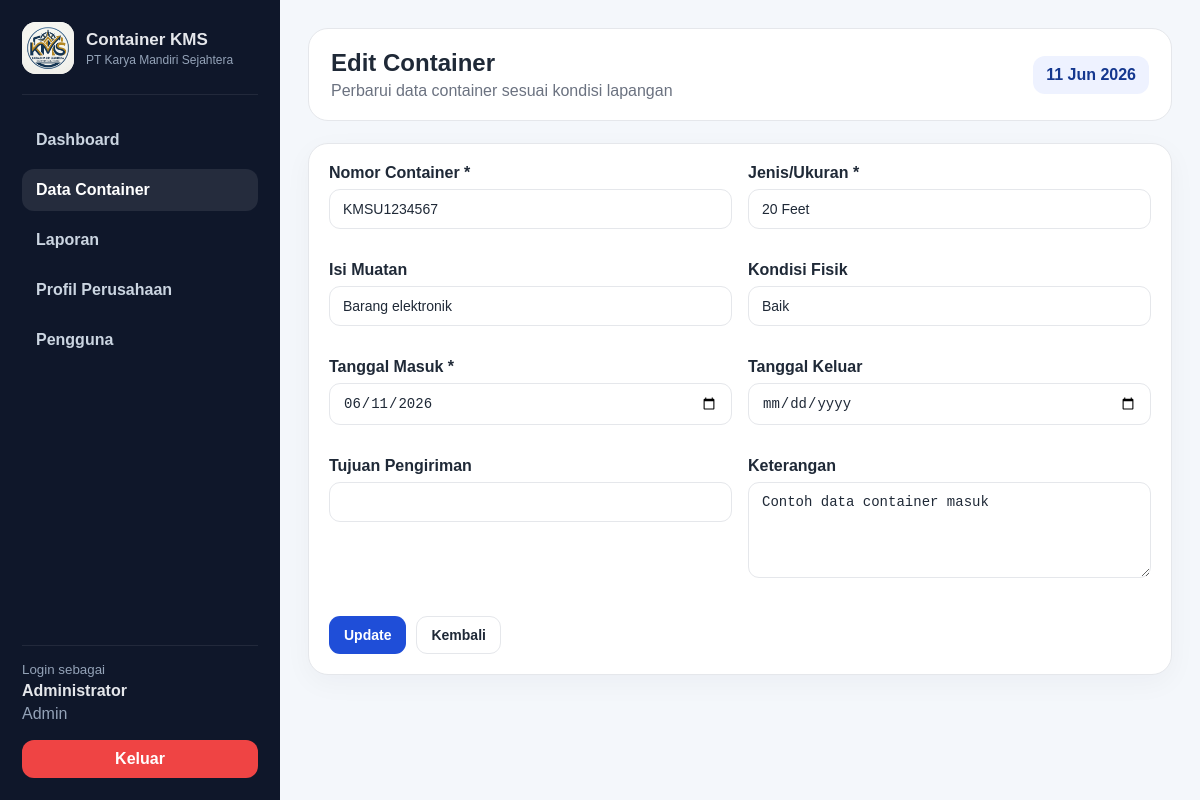
The page /containers/edit.php?id=1 (signed in) on the database its author committed.
### tables this page shows
CREATE TABLE containers (
    id INT AUTO_INCREMENT PRIMARY KEY,
    nomor_container VARCHAR(30) NOT NULL UNIQUE,
    jenis_ukuran VARCHAR(50) NOT NULL,
    isi_muatan VARCHAR(150) NULL,
    kondisi_fisik VARCHAR(100) NULL,
    tanggal_masuk DATE NOT NULL,
    tanggal_keluar DATE NULL,
    tujuan_pengiriman VARCHAR(150) NULL,
    status ENUM('di_gudang','keluar') NOT NULL DEFAULT 'di_gudang',
    keterangan TEXT NULL,
    created_by INT NULL,
    created_at DATETIME NULL,
    updated_at DATETIME NULL,
    CONSTRAINT fk_containers_user FOREIGN KEY (created_by) REFERENCES users(id) ON DELETE SET NULL
);

### includes/functions.php (called while the page is built, shortened)
<?php
function e($value): string
{
    return htmlspecialchars((string) $value, ENT_QUOTES, 'UTF-8');
}

### config/app.php (called while the page is built, shortened)
<?php
function url(string $path = ''): string
{
    $base = rtrim(BASE_URL, '/');
    $path = ltrim($path, '/');
    return ($base === '' ? '' : $base) . '/' . $path;
}

### containers/edit.php (the view, shortened to what this page needs)
<?php
require_once __DIR__ . '/../includes/auth.php';
$id = (int) ($_GET['id'] ?? 0);
$stmt = $pdo->prepare('SELECT * FROM containers WHERE id = ?');
$stmt->execute([$id]);
$c = $stmt->fetch();
require_once __DIR__ . '/../includes/header.php';
?>
<div class="card">
<form method="post">
    <div class="form-grid">
        <div class="form-group"><label>Nomor Container *</label><input class="form-control" name="nomor_container" required value="<?= e($c['nomor_container']) ?>"></div>
        <div class="form-group"><label>Jenis/Ukuran *</label><input class="form-control" name="jenis_ukuran" required value="<?= e($c['jenis_ukuran']) ?>"></div>
        <div class="form-group"><label>Isi Muatan</label><input class="form-control" name="isi_muatan" value="<?= e($c['isi_muatan']) ?>"></div>
        <div class="form-group"><label>Kondisi Fisik</label><input class="form-control" name="kondisi_fisik" value="<?= e($c['kondisi_fisik']) ?>"></div>
        <div class="form-group"><label>Tanggal Masuk *</label><input class="form-control" type="date" name="tanggal_masuk" value="<?= e($c['tanggal_masuk']) ?>" required></div>
        <div class="form-group"><label>Tanggal Keluar</label><input class="form-control" type="date" name="tanggal_keluar" value="<?= e($c['tanggal_keluar']) ?>"></div>
        <div class="form-group"><label>Tujuan Pengiriman</label><input class="form-control" name="tujuan_pengiriman" value="<?= e($c['tujuan_pengiriman']) ?>"></div>
        <div class="form-group"><label>Keterangan</label><textarea name="keterangan"><?= e($c['keterangan']) ?></textarea></div>
    </div>
    <div class="form-actions"><button class="btn btn-primary" type="submit">Update</button><a class="btn btn-outline" href="<?= url('containers/index.php') ?>">Kembali</a></div>
</form>
</div>
<?php require_once __DIR__ . '/../includes/footer.php'; ?>

### assets/css/style.css (style rules this page uses)
:root { --primary: #1f4ed8; --primary-dark: #14378f; --accent: #7c3aed; --bg: #f4f7fb; --surface: #ffffff; --text: #1f2937; --muted: #6b7280; --border: #e5e7eb; --danger: #dc2626; --success: #16a34a; --warning: #f59e0b; }
* { box-sizing: border-box; }
body { margin: 0; font-family: Arial, Helvetica, sans-serif; background: var(--bg); color: var(--text); }
a { color: inherit; text-decoration: none; }
.form-group { margin-bottom: 16px; }
.form-group label { display: block; font-weight: 700; margin-bottom: 7px; }
.form-control, select, textarea { width: 100%; padding: 11px 13px; border: 1px solid var(--border); border-radius: 11px; background: #fff; font-size: 14px; color: var(--text); }
textarea { min-height: 96px; resize: vertical; }
.btn { display: inline-flex; align-items: center; justify-content: center; gap: 6px; padding: 10px 14px; border-radius: 11px; border: 1px solid transparent; font-weight: 700; cursor: pointer; font-size: 14px; }
.btn-primary { background: var(--primary); color: #fff; }
.btn-outline { border-color: var(--border); background: #fff; color: var(--text); }
.card { background: var(--surface); border: 1px solid var(--border); border-radius: 20px; padding: 20px; box-shadow: 0 8px 28px rgba(15,23,42,.04); }
.form-grid { display: grid; grid-template-columns: repeat(2, minmax(0, 1fr)); gap: 16px; }
.form-actions { display: flex; gap: 10px; margin-top: 18px; }

### rows shown on the page
containers: nomor_container "KMSU1234567", jenis_ukuran "20 Feet", isi_muatan "Barang elektronik", kondisi_fisik "Baik", tanggal_masuk "06/11/2026", keterangan "Contoh data container masuk"

### other values the page prints
COMPANY_NAME "PT Karya Mandiri Sejahtera"
$user['name'] "Administrator"
role_label($user['role'] ?? '-') "Admin"
$page_title "Edit Container"
$page_subtitle "Perbarui data container sesuai kondisi lapangan"
